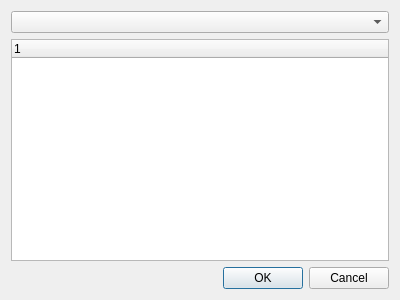
<?xml version="1.0" encoding="UTF-8"?>
<ui version="4.0">
 <class>DeviceCaps</class>
 <widget class="QDialog" name="DeviceCaps">
  <property name="geometry">
   <rect>
    <x>0</x>
    <y>0</y>
    <width>400</width>
    <height>300</height>
   </rect>
  </property>
  <property name="windowTitle">
   <string>Device capabilities</string>
  </property>
  <layout class="QVBoxLayout" name="verticalLayout_2">
   <item>
    <layout class="QVBoxLayout" name="verticalLayout">
     <item>
      <widget class="QComboBox" name="comboBox"/>
     </item>
     <item>
      <widget class="QTreeWidget" name="treeWidget">
       <column>
        <property name="text">
         <string notr="true">1</string>
        </property>
       </column>
      </widget>
     </item>
    </layout>
   </item>
   <item>
    <widget class="QDialogButtonBox" name="buttonBox">
     <property name="orientation">
      <enum>Qt::Horizontal</enum>
     </property>
     <property name="standardButtons">
      <set>QDialogButtonBox::Cancel|QDialogButtonBox::Ok</set>
     </property>
    </widget>
   </item>
  </layout>
 </widget>
 <resources/>
 <connections>
  <connection>
   <sender>buttonBox</sender>
   <signal>accepted()</signal>
   <receiver>DeviceCaps</receiver>
   <slot>accept()</slot>
   <hints>
    <hint type="sourcelabel">
     <x>248</x>
     <y>254</y>
    </hint>
    <hint type="destinationlabel">
     <x>157</x>
     <y>274</y>
    </hint>
   </hints>
  </connection>
  <connection>
   <sender>buttonBox</sender>
   <signal>rejected()</signal>
   <receiver>DeviceCaps</receiver>
   <slot>reject()</slot>
   <hints>
    <hint type="sourcelabel">
     <x>316</x>
     <y>260</y>
    </hint>
    <hint type="destinationlabel">
     <x>286</x>
     <y>274</y>
    </hint>
   </hints>
  </connection>
 </connections>
</ui>
